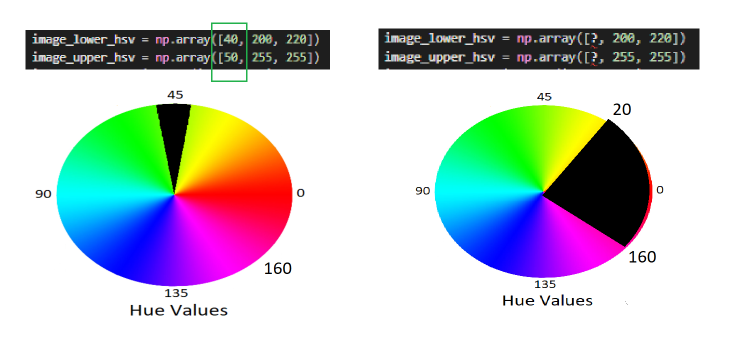
#> input picture hsv.png, 1502 x 690 px, given in place of the camera (shown at 1/2 size)
$ python green_filter.py   (older library calls are emulated)
#> lines starting #> are read from the running program, lines starting #| are printed output that depends on the picture; after the words box and inside, x2 and y2 are one past the last pixel; in counts of white or black regions, pixels touching at a corner belong together
import cv2
import numpy as np

cap = cv2.VideoCapture(0)
cap.set(cv2.CAP_PROP_FRAME_WIDTH,300);
cap.set(cv2.CAP_PROP_FRAME_HEIGHT,400);

while(True):
	_, frame = cap.read()
#> frame is the input picture: shape (690, 1502, 3); mean B, G, R 202, 199.7, 194.9
	# hue, sat, val .. color range purpose
	hsv_version = cv2.cvtColor(frame, cv2.COLOR_BGR2HSV)
#> hsv_version: shape (690, 1502, 3); mean H, S, V 21.3, 56.5, 226.2

	lower_red = np.array([40,50,50])
	upper_red = np.array([80,255,255])
	mask = cv2.inRange(hsv_version, lower_red, upper_red)
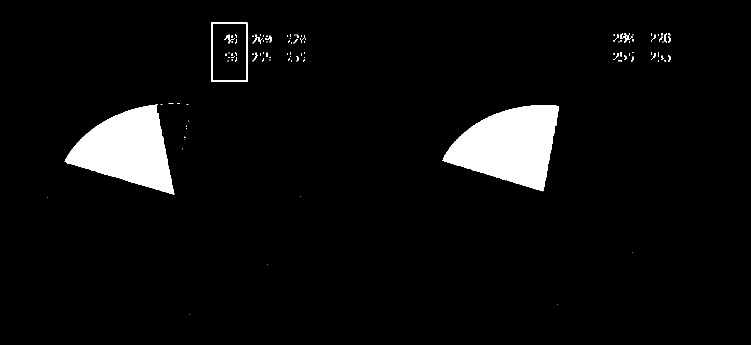
#> mask: shape (690, 1502) (shown at 1/2 size); 4.9% white; 110 white regions (87 under 20 px), largest, box (x1, y1, x2, y2) and area: (884, 210, 1118, 383) 25334, (129, 209, 349, 389) 22648, (422, 45, 495, 164) 1116

	res = cv2.bitwise_and(frame, frame, mask=mask)
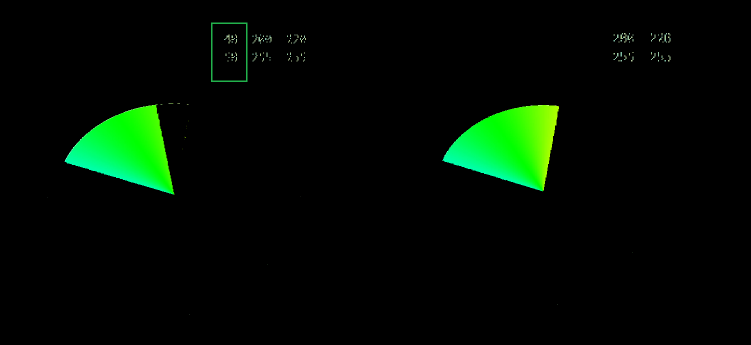
#> res: shape (690, 1502, 3) (shown at 1/2 size); mean B, G, R 2.4, 12.2, 1.5

	##averaging
	kernel = np.ones((10,10), np.float)/100
	smoothened = cv2.filter2D(res, -1, kernel)
	bilateral = cv2.bilateralFilter(res, 10, 75, 75)

	cv2.imshow('frame',frame)
	cv2.imshow('result',res)
	cv2.imshow('smoothened', smoothened)
	cv2.imshow('bilateral',bilateral)

	k = cv2.waitKey(3) & 0xFF
#> (key Esc is pressed here)
	if(k == 27):
		break

cv2.destroyAllWindows()
cap.release()
